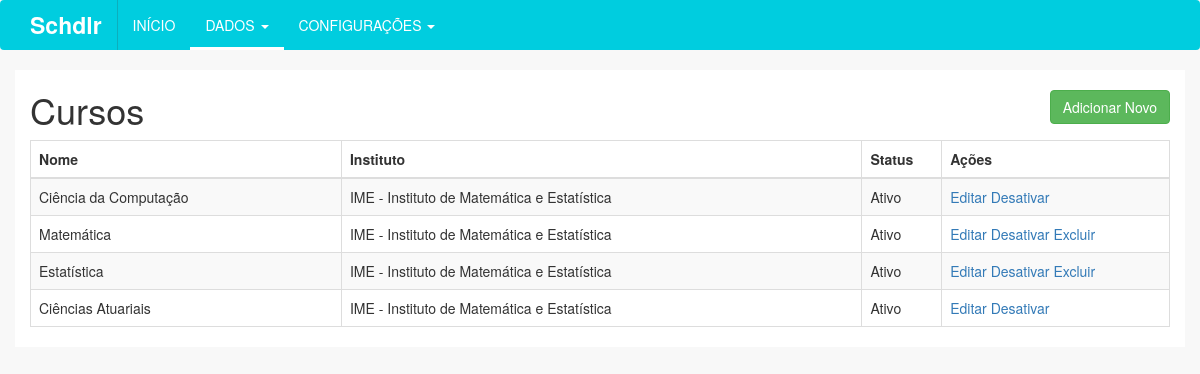
Page /curso/ on the committed database.
### tables this page shows
CREATE TABLE `curso` (
  `idCurso` int(11) NOT NULL,
  `nome` varchar(255) DEFAULT NULL,
  `descricao` varchar(255) DEFAULT NULL,
  `ativo` tinyint(1) NOT NULL DEFAULT '1',
  `excluido` tinyint(1) NOT NULL DEFAULT '0',
  `Instituto_idInstituto` int(11) NOT NULL
);

### index.php (called while the page is built, shortened)
<?php
	require_once("modelos/DaoCurso.php");
	require_once("controles/Manipulador.php");
	Manipulador::Instancia()->Conteudo();
?>

### modelos/DaoCurso.php (called while the page is built, shortened)
<?php
	require_once("Conexao.php");
	class DaoCurso{
		public static $instancia;
		public static function Instancia(){
			if (!isset(self::$instancia))
				self::$instancia = new DaoCurso();
			return self::$instancia;
		}
		public function Listar(){
			try{
				$sql = "SELECT idCurso, nome, (SELECT nome FROM instituto WHERE idInstituto = curso.Instituto_idInstituto) as instituto, ativo, excluido, ((SELECT count(*) FROM disciplina_curso INNER JOIN disciplina ON disciplina.idDisciplina = disciplina_curso.Disciplina_idDisciplina WHERE disciplina.excluido = 0 and disciplina_curso.Curso_idCurso = curso.idCurso)+(SELECT count(*) FROM turma WHERE turma.excluido = 0 and turma.CursoPreferencial_idCurso = curso.idCurso)) as dependencias FROM curso WHERE excluido = 0";
				$p_sql = Conexao::Instancia()->prepare($sql);
				$p_sql->execute();
				return $p_sql->fetchAll();
			}
			catch(Exception $e){
				echo "Exception >>> ".$e;
			}
		}
	}
?>

### modelos/Conexao.php (called while the page is built, shortened)
<?php
class Conexao{
	public static $instancia;
	public static function Instancia() {
		if (!isset(self::$instancia)) {
			self::$instancia = new PDO('mysql:host=localhost;dbname=tcc', 'root', '', array(PDO::MYSQL_ATTR_INIT_COMMAND => "SET NAMES utf8"));
			self::$instancia->setAttribute(PDO::ATTR_ERRMODE, PDO::ERRMODE_EXCEPTION);
			self::$instancia->setAttribute(PDO::ATTR_ORACLE_NULLS, PDO::NULL_EMPTY_STRING);
		}
		return self::$instancia;
	}
}
?>

### visoes/curso/index.php (the view, shortened to what this page needs)
<?php
	require_once("modelos/DaoCurso.php");
	$dados = DaoCurso::Instancia()->Listar();
?>
<div class="row">
	<div class="col-md-10">
		<h1>Cursos</h1>
	</div>
	<div class="col-md-2">
		<a href="<?php echo Manipulador::Instancia()->getDir(); ?>curso/adicionar"><button type="button" class="btn btn-success pull-right add-button">Adicionar Novo</button></a>
	</div>
</div>
<div class="row">
	<div class="col-md-12">
		<?php if(sizeof($dados) > 0){ ?>
			<div class="table-responsive">
				<table class="table table-striped table-bordered">
				    <thead>
				    	<tr>
				    		<th>Nome</th>
				    		<th>Instituto</th>
				    		<th width="7%">Status</th>
				    		<th width="20%">Ações</th>
				    	</tr>
				    </thead>
				    <tbody>
				    	<?php foreach($dados as $key=>$value){ ?>
							<tr>
					    		<td><?php echo $value["nome"]; ?></td>
					    		<td><?php echo $value["instituto"]; ?></td>
					    		<td><?php echo ($value["ativo"]?"Ativo":"Inativo"); ?></td>
					    		<td><a href="<?php echo Manipulador::Instancia()->getDir()."curso/editar/".$value["idCurso"]; ?>">Editar</a> <a href="<?php echo Manipulador::getDir(); ?>controles/curso.php?acao=<?php echo ($value["ativo"]?"desativar":"ativar"); ?>&id=<?php echo $value["idCurso"]; ?>"><?php echo ($value["ativo"]?"Desativar":"Ativar"); ?></a> <?php if ($value["dependencias"] == 0) { ?><a href="#" onclick="abrirModal('#modal-<?php echo $value["idCurso"]; ?>')">Excluir</a><?php } ?></td>
					    	</tr>
				    	<?php } ?>
				    </tbody>
				</table>
		</div>
		<?php } else { ?>
			<p>Não há dados a serem exibidos</p>
		<?php } ?>
	</div>
</div>

### css/custom.css (style rules this page uses)
html, body { background-color: #F8F8F8; }
button.add-button { margin-top: 20px; }

### rows in the picture
curso: nome "Ciência da Computação", instituto "IME - Instituto de Matemática e Estatística", ativo "Ativo"
curso: nome "Matemática", instituto "IME - Instituto de Matemática e Estatística", ativo "Ativo"
curso: nome "Estatística", instituto "IME - Instituto de Matemática e Estatística", ativo "Ativo"
curso: nome "Ciências Atuariais", instituto "IME - Instituto de Matemática e Estatística", ativo "Ativo"
